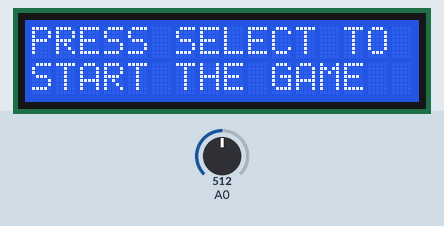
Recording of a sketch running on a simulated Arduino Uno, built with avr-gcc and run on an emulated ATmega328P. On the bench: 16×2 character LCD. The inputs (shaded band) are chosen by the test bench; at power-on: A0 = 512.

Above: at 1.2 s.
1.3 s: A0 set to 585
2.8 s: A0 set to 614
At 3.5 s:
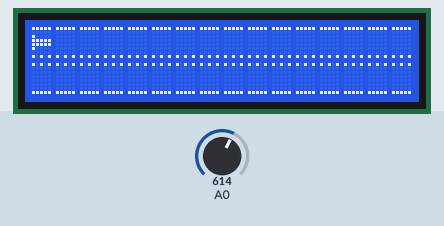
5.8 s: A0 set to 416
8.2 s: A0 set to 384
At 10.7 s:
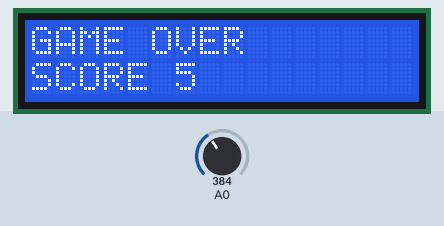
11.2 s: A0 set to 610
At 11.99 s:
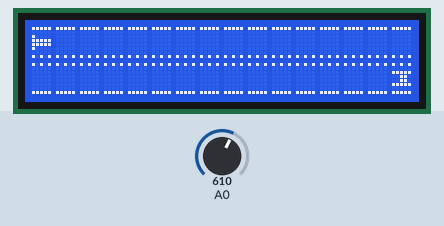
14.2 s: A0 set to 306
At 14.42 s:
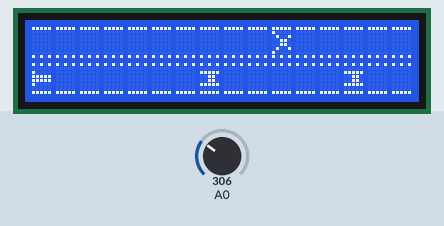
Timing chart, 0 to 17.2 s (numbered marks = the images above; inputs shaded):
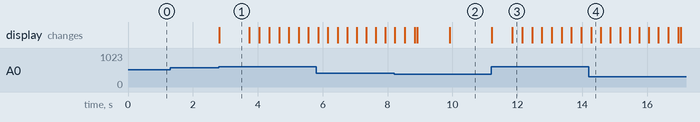

The sketch:

crashers_lcd.ino
```cpp
#include <LiquidCrystal.h>
LiquidCrystal lcd(8, 9, 4, 5, 6, 7);

int lcd_key = 0;
int adc_key_in = 0;

#define btnRIGHT 0
#define btnUP 1
#define btnDOWN 2
#define btnLEFT 3
#define btnSELECT 4
#define btnNONE 5

byte drum_left[8] = {
  0b11111,
  0b00000,
  0b00000,
  0b00000,
  0b00000,
  0b00000,
  0b00000,
  0b10101
};
byte drum_right[8] = {
  0b10101,
  0b00000,
  0b00000,
  0b00000,
  0b00000,
  0b00000,
  0b00000,
  0b11111
};
byte player_left[8] = {
  0b11111,
  0b00000,
  0b10000,
  0b11111,
  0b11111,
  0b10000,
  0b00000,
  0b10101
};
byte player_right[8] = {
  0b10101,
  0b00000,
  0b10000,
  0b11111,
  0b11111,
  0b10000,
  0b00000,
  0b11111
};
byte inamic1_stanga[8] = {
  0b11111,
  0b10000,
  0b01001,
  0b00110,
  0b00110,
  0b01001,
  0b10000,
  0b10101
};
byte inamic1_drapta[8] = {
  0b10101,
  0b00000,
  0b11111,
  0b00110,
  0b00110,
  0b11111,
  0b00000,
  0b11111
};

byte crash[8] = {
  0b00110,
  0b10100,
  0b01111,
  0b00100,
  0b10111,
  0b01010,
  0b10010,
  0b01001
};

int game_state; //0-start menu, 1-game, 2-game over screen
int rows[2][17];//cele doua laneuri, 0 - drum gol, 10 - jucatorul, <10 - inamici, >10 - crash
int crash_event; //se pune pe 1 in caz de accident

int player_pos;

unsigned long timp;
unsigned long timp_start;
unsigned long score;

const int VITEZAMAX = 300;
const int VITEZAMIN = 100;
int viteza;
int pasi=0;

int glont;
int rezerva_gloante;

void setup() {
  lcd.begin(16, 2);

  lcd.createChar(0, drum_left);
  lcd.createChar(1, drum_right);
  lcd.createChar(2, player_left);
  lcd.createChar(3, player_right);
  lcd.createChar(4, inamic1_stanga);
  lcd.createChar(5, inamic1_drapta);
  lcd.createChar(7, crash);

  crash_event=0;
  game_state = 0; // setam gamestatetul initial si afisam ecranul de inceput
  lcd.setCursor(0, 0);
  lcd.print("PRESS SELECT TO");
  lcd.setCursor(0, 1);
  lcd.print("START THE GAME");
}

void loop() {
  lcd_key = read_LCD_buttons();
  switch (game_state) {
    case 0: {
        if (lcd_key == 4) {
          start_setup();
          game_state = 1;
          viteza= VITEZAMAX;
          score=0;
          timp_start=millis();
        }
        break;
    }

    case 1: {
        timp=millis();
        if (crash_event==1){
          game_state=2;
          for (int i = 0; i < 16; i++) {
            lcd.setCursor(i, 0);
            lcd.write(7);
            rows[0][i]=0;

            lcd.setCursor(i, 1);
            lcd.write(7);
            rows[1][i]=0;
            delay(25);
          }
          delay(1000);
          break;
        }
        pasi++;
        if (lcd_key == 0){ //trage si primul inamic din rand cu jucatorul explodeaza
          if (rezerva_gloante){
            glont=1;
            while(glont<16 && rows[player_pos][glont]==0)
              glont++;
            rows[player_pos][glont]=2;
            score+=(2-player_pos);
            rezerva_gloante--;
          }
        }
        if (lcd_key == 1) {
          rows[0][0]=10;
          rows[1][0]=0;
          player_pos=0;
        }
        if (lcd_key == 2) {
          rows[1][0]=10;
          rows[0][0]=0;
          player_pos=1;
        }
        draw_frame();
        delay(viteza);
        if (pasi%3==0)
          spawn();
        if(pasi%50==0)
          rezerva_gloante++;
        if (viteza>VITEZAMIN)
          viteza--;
        break;
    }

    case 2: {
      lcd.setCursor(0,0);
      lcd.print("GAME OVER       ");
      lcd.setCursor(0,1);
      lcd.print("SCORE ");
      lcd.print(score);
      lcd.print("         ");
    }

    if (lcd_key == 4) {
      start_setup();
      game_state = 1;
      viteza= VITEZAMAX;
      timp_start=millis();
      score=0;
      crash_event=0;
    }
    break;
  }
}

void spawn(){
  if (timp%2==0 || timp%5==0 || timp&7==0 || timp%11==0 || timp%13==0){
    if(pasi%2==0)
      rows[0][16]=1;
    else
      rows[1][16]=1;
  }
}

void draw_frame(){
  for (int i = 0; i < 16; i++) {
    rows[0][i]+=rows[0][i+1];
    rows[0][i+1]=0;
    rows[1][i]+=rows[1][i+1];
    rows[1][i+1]=0;

    swap_position(i, 0);
    swap_position(i, 1);
  }

  rows[1-player_pos][0]=0;
}


void swap_position(int i, int row){ //muta caracterul din i+1 de pe raundul row in i
  lcd.setCursor(i, row);
  switch (rows[row][i]) {
    case 0: {
      lcd.write(byte(0)+row);
      break;
    }
    case 1: {
      lcd.write(4+row);
      lcd.setCursor(i+1,row);
      lcd.write(byte(0)+row);
      break;
    }
    case 2:
      lcd.write(7);
      rows[row][i]=0;
      break;
    case 10:{
      lcd.write(2+row);
      break;
    }
    default:{
      lcd.write(7);
      score+= (timp-timp_start)/1000;
      crash_event=1;
    }
  }
}

void start_setup() { // seteaza starea initiala cand se da start sau restart. pune drumul si jucatorul pe pozitia stanga

  for (int i = 0; i < 16; i++) {
    lcd.setCursor(i, 0);
    lcd.write(byte(0));
    rows[0][i]=0;

    lcd.setCursor(i, 1);
    lcd.write(1);
    rows[1][i]=0;
  }

  lcd.setCursor(0, 0);
  lcd.write(2);
  rezerva_gloante=1;
  rows[0][0]=10;
  player_pos=0;
}

int read_LCD_buttons() { // read the buttons
  adc_key_in = analogRead(0); // read the value from the sensor

  if (adc_key_in > 1000) return btnNONE;

  if (adc_key_in < 60) return btnRIGHT;
  if (adc_key_in < 200) return btnUP;
  if (adc_key_in < 400) return btnDOWN;
  if (adc_key_in < 600) return btnLEFT;
  if (adc_key_in < 800) return btnSELECT;

  return btnNONE; // when all others fail, return this.
}
```

Measured:
- the behaviour switches between 599 and 600 on A0 (found by bisection; images 0 and 1)
- the behaviour switches between 400 and 399 on A0 (found by bisection; images 1 and 2)
- after the input at 1.3 s, every drawn part: stays the same
- after the input at 2.8 s, the display: changes at once (image 1)
- after the input at 8.2 s, the display: first changes at once (image 2 shows a later state)
- after the input at 11.2 s, the display: first changes at once (image 3 shows a later state)
- after the input at 14.2 s, the display: changes after 0.07 s (image 4)
- what the display in image 1 shows lasts 0.9 s, from 2.8 s to 3.7 s
